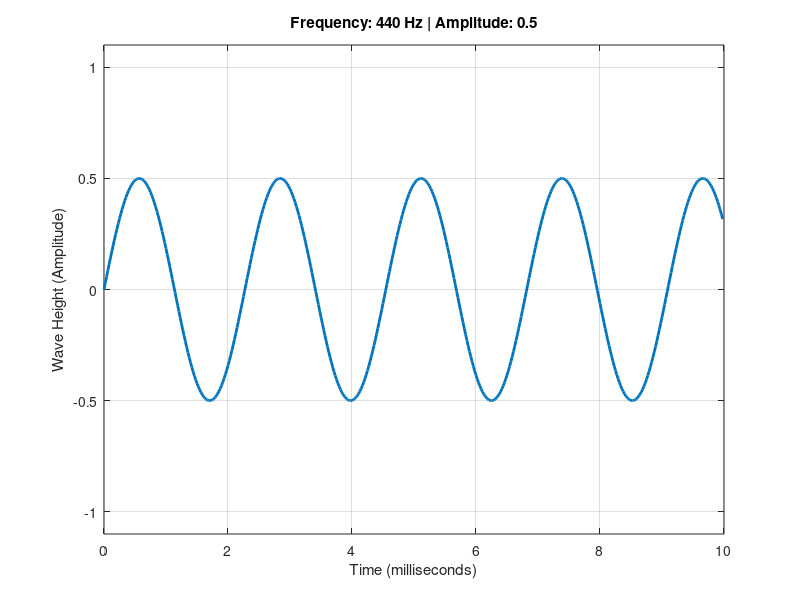

The MATLAB source for this figure:
% --- Sound Parameters ---
fs = 48000; %44100;           % Sampling rate (samples per second)
duration = 1.5;       % Duration in seconds
t = 0:1/fs:duration;  % Time vector

% --- Editable Variables for Kids ---
freq = 440;           % Pitch in Hertz (e.g., 262 = Middle C, 440 = A4, 1000 = High Tone)
amplitude = 0.5;      % Volume from 0.0 (silent) to 1.0 (max loudness)

% --- Generate Tone ---
wave = amplitude * sin(2 * pi * freq * t);

% --- Visual Demonstration ---
figure('Name', 'Sound Wave Visualizer', 'NumberTitle', 'off');

% Plot a small slice (first 10 milliseconds) so the kids can see individual waves
samplesToPlot = round(0.010 * fs); 
plot(t(1:samplesToPlot) * 1000, wave(1:samplesToPlot), 'LineWidth', 2, 'Color', [0 0.45 0.74]);

grid on;
ylim([-1.1, 1.1]);
xlabel('Time (milliseconds)');
ylabel('Wave Height (Amplitude)');
title(sprintf('Frequency: %d Hz | Amplitude: %.1f', freq, amplitude));

% --- Play Sound ---
sound(wave, fs);
